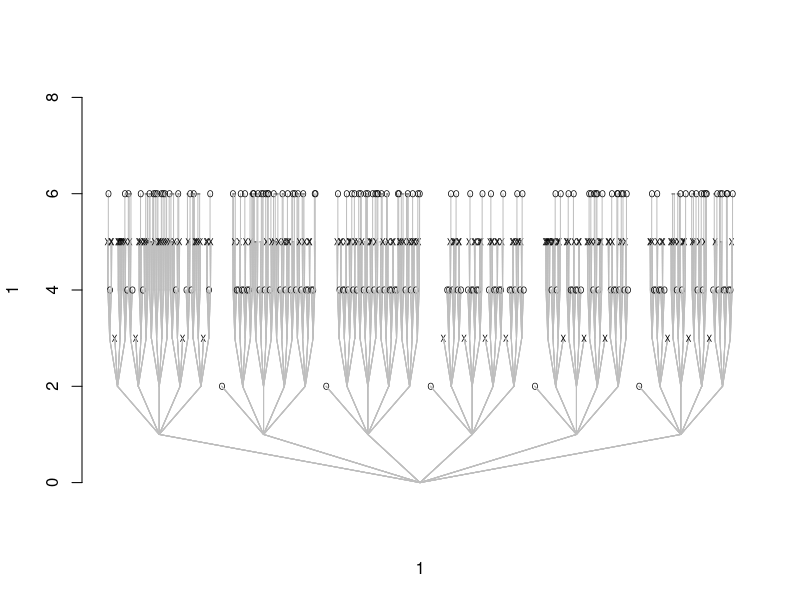

The R source for this figure:
rm(list = ls())

#===============================================================================
# Populate the state matrix
#===============================================================================
S = matrix(0,9,8)
# Row Sums:
S[1:3,1] = 1
S[4:6,2] = 1
S[7:9,3] = 1
# Col Sums:
S[c(1:3)*3-2,4] = 1
S[c(1:3)*3-1,5] = 1
S[c(1:3)*3-0,6] = 1
# Diag Sums
S[c(1,5,9),7] = 1
S[c(3,5,7),8] = 1
S

#===============================================================================
# Evaluate the Game State rho(m,S)
#===============================================================================
rho = function(m,S)
{
  m = matrix(m,ncol = 1)
  player1  = any(t(m)%*%S==-3) # X
  player2  = any(t(m)%*%S==+3) # O
  m_1      = (m==-1) #m_
  m_2      = (m==+1) #m+
  tie      = sum((t(m_1)%*%S>0)*(t(m_2)%*%S>0))==8
  winner   = c(-1,0,1)[c(player1,tie,player2)]
  terminal = player1|tie|player2
  ret      = list(terminal = terminal,winner = winner)
  return(ret)
}

m = as.matrix(c(1,1,-1,0,0,0,0,0,-1))
matrix(m,3,3,byrow = TRUE)
rho(m,S)

m = as.matrix(c(1,1,-1,0,0,-1,0,0,-1)) 
matrix(m,3,3,byrow = TRUE)
rho(m,S)

#===============================================================================
# game_tree(m,k) returns a vector of -1, 0, and +1s delineating all terminal 
# game states.
#===============================================================================
game_tree= function(m,k)
{
   g = c()
   game_state = rho(m,S)
   if(game_state$terminal)
   {
   	 g = c(g,game_state$winner)
   	 return(g)
   }else{
   	Index = which(m == 0)
   	for(i in 1:length(Index))
   	{
   		 x = m 
   		 x[Index[i]]=k
   		 g = c(g,game_tree(x,-1*k))
   	}
   	return(g)
   }
}
#m = as.matrix(c(0,0,0,0,0,0,0,0,0))
m = as.matrix(c(1,1,-1,0,0,0,0,0,-1))



res = game_tree(m,-1)
n_g  = 	length(res)
Xwins = sum(res==-1)
Draws = sum(res== 0)
Owins = sum(res==+1)
c(n_g,Xwins,Draws,Owins)

#===============================================================================
# Write a function that draws the game tree.
#===============================================================================
draw_game_tree = function(m,k,x0 = 0,d = 0, lims = c(-1,1))
{
   g = c()
   game_state = rho(m,S)
   if(d == 0) # Initialise plot region
   {
   	 plot(1,1,type = 'n',xlim = lims, ylim = c(0,sum(m==0)+2),axes = FALSE)
   	 axis(2)
   }
   if(game_state$terminal)
   {
   	 text(x0,d,labels = c('X','-','O')[game_state$winner+2],cex = 0.5) # Placing terminal nodes
   	 g = c(g,game_state$winner)
   	 return(g)
   }else{
   	Index = which(m == 0)
   	
    x_seq = seq(lims[1],lims[2],length = length(Index)+1)
    x_mids = x_seq[-1]-0.5*diff(x_seq)
   	for(i in 1:length(Index))
   	{
   		 segments(x0,d,x_mids,d+1,col = 'grey')
   		 x = m 
   		 x[Index[i]]=k
   		 g = c(g,draw_game_tree(x,-1*k,x_mids[i],d+1,lims = c(x_seq[i],x_seq[i+1])))
   	}
   	return(g)
   }
}

m = as.matrix(c(1,1,0,0,0,0,0,0,-1))
matrix(m,3,3,byrow = TRUE)
res = draw_game_tree(m,-1)
n_g  = 	length(res)
Xwins = sum(res==-1)
Draws = sum(res== 0)
Owins = sum(res==+1)
c(n_g,Xwins,Draws,Owins)
